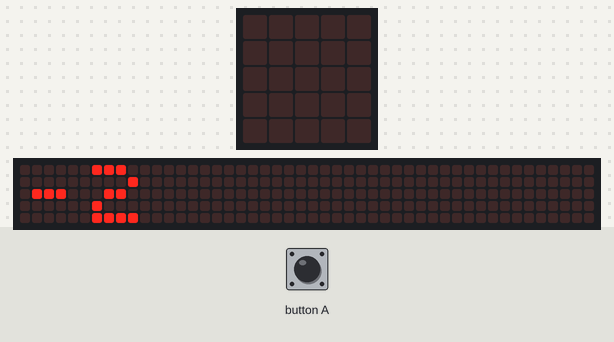
A program run on a simulated BBC micro:bit (MakeCode). Shown: the board's 5×5 LED display, a strip that is not on the board, showing the scrolling text unrolled. The 48×5 strip is a reading aid, not a part: it shows the text the display is scrolling, unrolled, one strip-width of it at a time.

Above: at 0.15 s.
At 2.17 s:
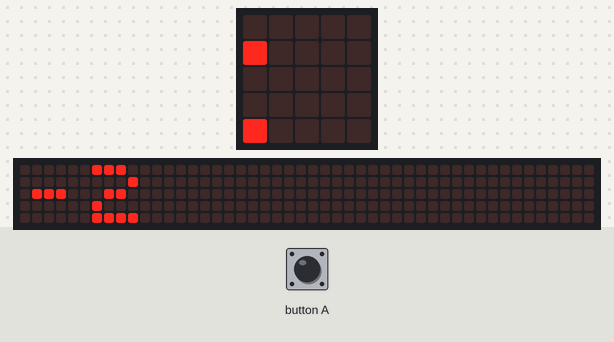
At 9.0 s:
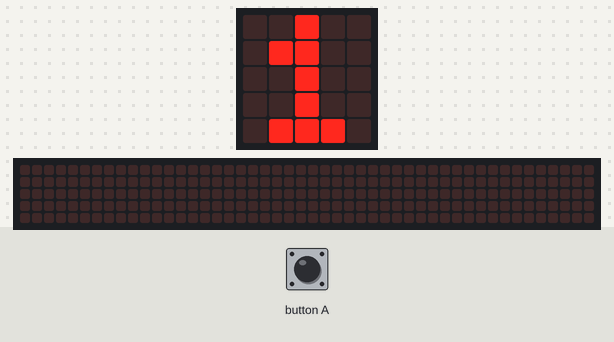
At 17.6 s:
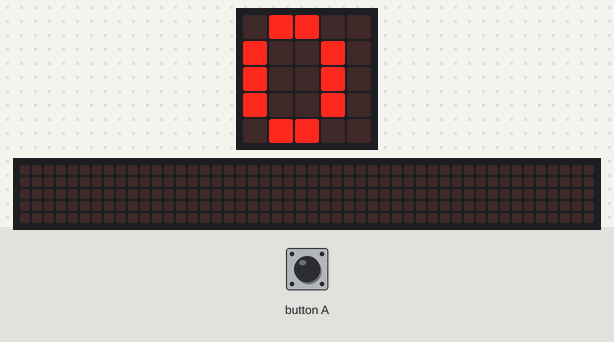
At 27.8 s:
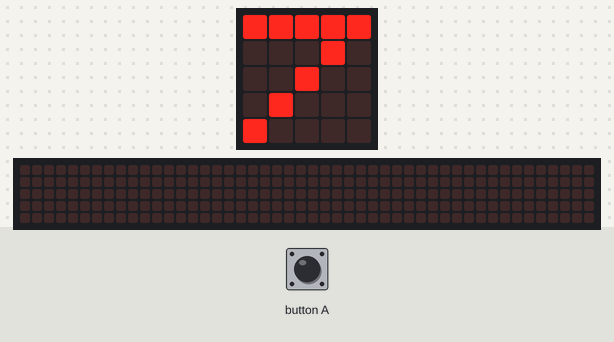
At 38.7 s:
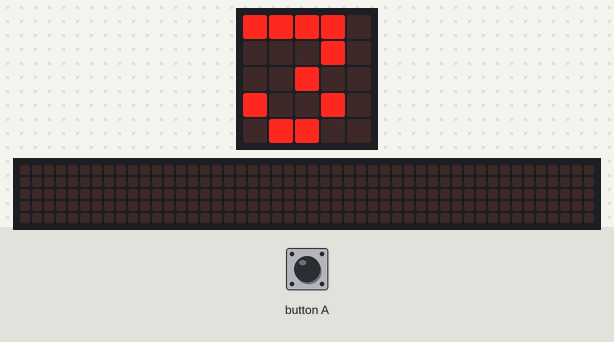

Measured:
- what the display in image 2 shows lasts 0.8 s, from 9.0 s to 9.8 s
- what the display in image 3 shows lasts 0.8 s, from 17.6 s to 18.4 s

The program:

main.ts
```typescript
input.onButtonPressed(Button.A, function () {
    contador = 0
})
let contador = 0
contador = -1
basic.forever(function () {
    contador += -1
    basic.showNumber(contador)
    if (contador < 1) {
        contador = 10
        basic.pause(100)
    }
})
```

test.ts
```typescript
// aquí va el archivo "tests"; esto no se compilará cuando este paquete se utilice como una extensión.
```
